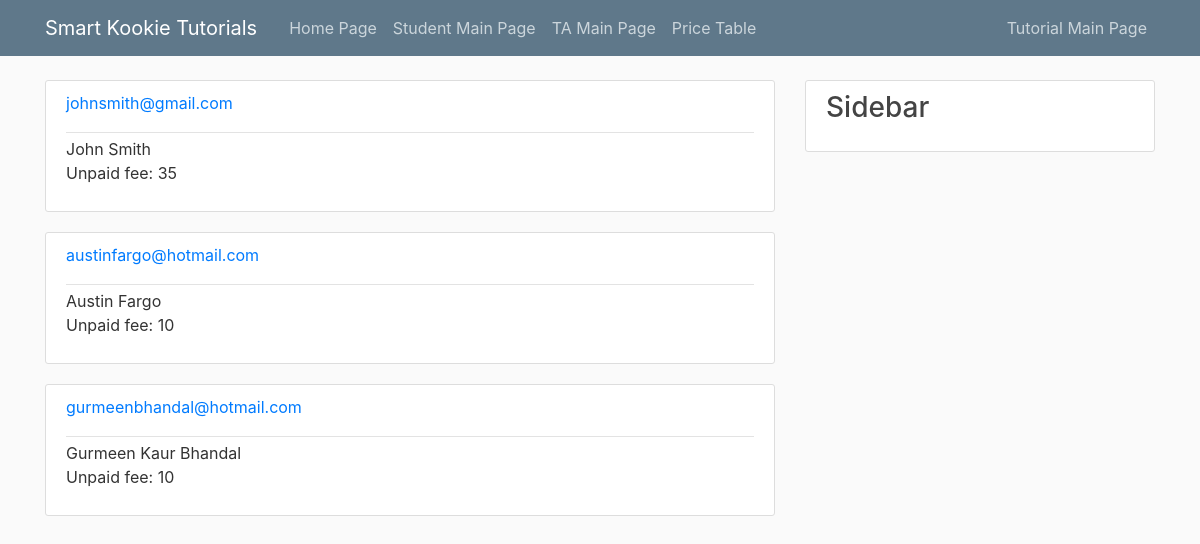
/showStudent, run on the app's committed database.
### tables this page shows
CREATE TABLE Student(	email		CHAR(255)	NOT NULL,	firstName	CHAR(255)	NOT NULL,	middleName	CHAR(255),	lastName	CHAR(255)	NOT NULL,	grade		CHAR(255),		cellPhone	CHAR(255)	NOT NULL,	address CHAR(255), DOB INT(8)	,UnpaidFee	DECIMAL(255)	NOT NULL,	PRIMARY KEY (email));

### flaskStudentInfoDB.py (the view)
@app.route("/showStudent")
def showStudent():
    conn = sqlite3.connect('blog.db')
    conn.row_factory = dict_factory
    c = conn.cursor()
    c.execute("PRAGMA foreign_keys=ON")
    c.execute("SELECT * FROM Student")
    posts = c.fetchall()
    return render_template('showStudent.html', posts=posts)

### flaskStudentInfoDB.py (called while the page is built)
def dict_factory(cursor, row):
    d = {}
    for idx, col in enumerate(cursor.description):
        d[col[0]] = row[idx]
    return d

### templates/showStudent.html
{% extends "layout.html" %}
{% block content %}
    {% for post in posts %}
        <article class="media content-section">
            <div class="media-body">
              <div class="article-metadata">
                  <a href='showSpecificStudentInfo/{{post.email}}'><p>{{post.email}}</p></a>
              </div>
              <a class="mr-0">{{ post.firstName}}</a>
                <a class="mr-0">{{ post.middleName}}</a>
                <a class="mr-0">{{ post.lastName}}</a>
              <p class="article-content">{{ 'Unpaid fee: ' + post.UnpaidFee|string }}</p>
            </div>
          </article>
    {% endfor %}
{% endblock content %}

### templates/layout.html (shortened to what this page needs)
<!DOCTYPE html>
<html>
<head>
    <link rel="stylesheet" href="https://maxcdn.bootstrapcdn.com/bootstrap/4.0.0/css/bootstrap.min.css">
    <link rel="stylesheet" type="text/css" href="{{ url_for('static', filename='main.css') }}">
</head>
<body>
    <header class="site-header">
      <nav class="navbar navbar-expand-md navbar-dark bg-steel fixed-top">
        <div class="container">
          <a class="navbar-brand mr-4" href="/">Smart Kookie Tutorials</a>
          <div class="collapse navbar-collapse" id="navbarToggle">
            <div class="navbar-nav mr-auto">
                <a class="nav-item nav-link" href="{{ url_for('home') }}">Home Page</a>
                <a class="nav-item nav-link" href="{{ url_for('studentMain') }}">Student Main Page</a>
                <a class="nav-item nav-link" href="{{ url_for('TAMain') }}">TA Main Page</a>
                <a class="nav-item nav-link" href="{{ url_for('managePriceTable') }}">Price Table</a>
            </div>
            <div class="navbar-nav">
              <a class="nav-item nav-link" href="{{ url_for('tutorialMain') }}">Tutorial Main Page</a>
            </div>
          </div>
        </div>
      </nav>
    </header>
    <main role="main" class="container">
      <div class="row">
        <div class="col-md-8">
          {% block content %}{% endblock %}
        </div>
        <div class="col-md-4">
          <div class="content-section">
            <h3>Sidebar</h3>
          </div>
        </div>
      </div>
    </main>
</body>
</html>

### static/main.css (style rules this page uses)
body { background: #fafafa; color: #333333; margin-top: 5rem; }
h1, h2, h3, h4, h5, h6 { color: #444444; }
.bg-steel { background-color: #5f788a; }
.site-header .navbar-nav .nav-link { color: #cbd5db; }
.content-section { background: #ffffff; padding: 10px 20px; border: 1px solid #dddddd; border-radius: 3px; margin-bottom: 20px; }
.article-content { white-space: pre-line; }
.article-metadata { padding-bottom: 1px; margin-bottom: 4px; border-bottom: 1px solid #e3e3e3 }

### data on the page
Student: email "johnsmith@gmail.com", firstName "John", lastName "Smith", UnpaidFee "Unpaid fee: 35"
Student: email "austinfargo@hotmail.com", firstName "Austin", lastName "Fargo", UnpaidFee "Unpaid fee: 10"
Student: email "gurmeenbhandal@hotmail.com", firstName "Gurmeen", middleName "Kaur", lastName "Bhandal", UnpaidFee "Unpaid fee: 10"
